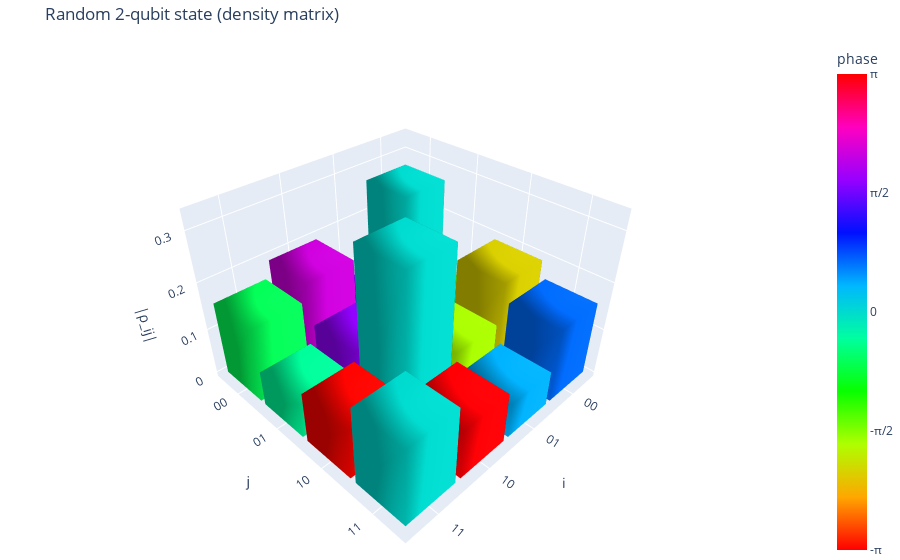

This figure's notebook cell:
### Markdown cell above
### Visualization helpers
Use the histogram helper below to inspect reconstructed density matrices. Include screenshots or exported HTML for a few representative states in your report.

### Code cell
# Demonstration: random 2-qubit density matrix
dim = 4
A = np.random.randn(dim, dim) + 1j * np.random.randn(dim, dim)
rho = A @ A.conj().T
rho = rho / np.trace(rho)  # normalize

labels = ["00", "01", "10", "11"]
plot_density_matrix_histogram(rho, basis_labels=labels, title="Random 2-qubit state (density matrix)")

### Figure 1 — Plotly figure (JSON) as saved in the notebook; plotly's stock layout.template omitted (floating-point values rounded to 4 significant figures)
{"data": [{"cmax": 3.142, "cmin": -3.142, "colorbar": {"ticktext": ["-π", "-π/2", "0", "π/2", "π"], "tickvals": [-3.142, -1.571, 0, 1.571, 3.142], "title": {"text": "phase "}}, "colorscale": [[0, "#ff0000"], [0.1111, "#ffa700"], [0.2222, "#afff00"], [0.3333, "#08ff00"], [0.4444, "#00ff9f"], [0.5556, "#00b7ff"], [0.6667, "#0010ff"], [0.7778, "#9700ff"], [0.8889, "#ff00bf"], [1, "#ff0000"]], "flatshading": false, "hovertemplate": "i=0, j=0<br>|ρ_ij|=0.270<br>arg(ρ_ij)=0<extra></extra>", "i": [0, 0, 4, 4, 0, 0, 1, 1, 2, 2, 3, 3], "intensity": [0, 0, 0, 0, 0, 0, 0, 0], "j": [1, 2, 5, 6, 1, 5, 2, 6, 3, 7, 0, 4], "k": [2, 3, 6, 7, 5, 4, 6, 5, 7, 6, 4, 7], "lighting": {"ambient": 0.6, "diffuse": 0.7}, "opacity": 1, "showscale": true, "type": "mesh3d", "x": [-0.45, 0.45, 0.45, -0.45, -0.45, 0.45, 0.45, -0.45], "y": [-0.45, -0.45, 0.45, 0.45, -0.45, -0.45, 0.45, 0.45], "z": [0, 0, 0, 0, 0.2705, 0.2705, 0.2705, 0.2705]}, {"cmax": 3.142, "cmin": -3.142, "colorscale": [[0, "#ff0000"], [0.1111, "#ffa700"], [0.2222, "#afff00"], [0.3333, "#08ff00"], [0.4444, "#00ff9f"], [0.5556, "#00b7ff"], [0.6667, "#0010ff"], [0.7778, "#9700ff"], [0.8889, "#ff00bf"], [1, "#ff0000"]], "flatshading": false, "hovertemplate": "i=0, j=1<br>|ρ_ij|=0.070<br>arg(ρ_ij)=-1/3π<extra></extra>", "i": [0, 0, 4, 4, 0, 0, 1, 1, 2, 2, 3, 3], "intensity": [-1.047, -1.047, -1.047, -1.047, -1.047, -1.047, -1.047, -1.047], "j": [1, 2, 5, 6, 1, 5, 2, 6, 3, 7, 0, 4], "k": [2, 3, 6, 7, 5, 4, 6, 5, 7, 6, 4, 7], "lighting": {"ambient": 0.6, "diffuse": 0.7}, "opacity": 1, "showscale": false, "type": "mesh3d", "x": [-0.45, 0.45, 0.45, -0.45, -0.45, 0.45, 0.45, -0.45], "y": [0.55, 0.55, 1.45, 1.45, 0.55, 0.55, 1.45, 1.45], "z": [0, 0, 0, 0, 0.06964, 0.06964, 0.06964, 0.06964]}, {"cmax": 3.142, "cmin": -3.142, "colorscale": [[0, "#ff0000"], [0.1111, "#ffa700"], [0.2222, "#afff00"], [0.3333, "#08ff00"], [0.4444, "#00ff9f"], [0.5556, "#00b7ff"], [0.6667, "#0010ff"], [0.7778, "#9700ff"], [0.8889, "#ff00bf"], [1, "#ff0000"]], "flatshading": false, "hovertemplate": "i=0, j=2<br>|ρ_ij|=0.192<br>arg(ρ_ij)=-2/3π<extra></extra>", "i": [0, 0, 4, 4, 0, 0, 1, 1, 2, 2, 3, 3], "intensity": [-2.11, -2.11, -2.11, -2.11, -2.11, -2.11, -2.11, -2.11], "j": [1, 2, 5, 6, 1, 5, 2, 6, 3, 7, 0, 4], "k": [2, 3, 6, 7, 5, 4, 6, 5, 7, 6, 4, 7], "lighting": {"ambient": 0.6, "diffuse": 0.7}, "opacity": 1, "showscale": false, "type": "mesh3d", "x": [-0.45, 0.45, 0.45, -0.45, -0.45, 0.45, 0.45, -0.45], "y": [1.55, 1.55, 2.45, 2.45, 1.55, 1.55, 2.45, 2.45], "z": [0, 0, 0, 0, 0.1919, 0.1919, 0.1919, 0.1919]}, {"cmax": 3.142, "cmin": -3.142, "colorscale": [[0, "#ff0000"], [0.1111, "#ffa700"], [0.2222, "#afff00"], [0.3333, "#08ff00"], [0.4444, "#00ff9f"], [0.5556, "#00b7ff"], [0.6667, "#0010ff"], [0.7778, "#9700ff"], [0.8889, "#ff00bf"], [1, "#ff0000"]], "flatshading": false, "hovertemplate": "i=0, j=3<br>|ρ_ij|=0.157<br>arg(ρ_ij)=3/14π<extra></extra>", "i": [0, 0, 4, 4, 0, 0, 1, 1, 2, 2, 3, 3], "intensity": [0.6634, 0.6634, 0.6634, 0.6634, 0.6634, 0.6634, 0.6634, 0.6634], "j": [1, 2, 5, 6, 1, 5, 2, 6, 3, 7, 0, 4], "k": [2, 3, 6, 7, 5, 4, 6, 5, 7, 6, 4, 7], "lighting": {"ambient": 0.6, "diffuse": 0.7}, "opacity": 1, "showscale": false, "type": "mesh3d", "x": [-0.45, 0.45, 0.45, -0.45, -0.45, 0.45, 0.45, -0.45], "y": [2.55, 2.55, 3.45, 3.45, 2.55, 2.55, 3.45, 3.45], "z": [0, 0, 0, 0, 0.1567, 0.1567, 0.1567, 0.1567]}, {"cmax": 3.142, "cmin": -3.142, "colorscale": [[0, "#ff0000"], [0.1111, "#ffa700"], [0.2222, "#afff00"], [0.3333, "#08ff00"], [0.4444, "#00ff9f"], [0.5556, "#00b7ff"], [0.6667, "#0010ff"], [0.7778, "#9700ff"], [0.8889, "#ff00bf"], [1, "#ff0000"]], "flatshading": false, "hovertemplate": "i=1, j=0<br>|ρ_ij|=0.070<br>arg(ρ_ij)=1/3π<extra></extra>", "i": [0, 0, 4, 4, 0, 0, 1, 1, 2, 2, 3, 3], "intensity": [1.047, 1.047, 1.047, 1.047, 1.047, 1.047, 1.047, 1.047], "j": [1, 2, 5, 6, 1, 5, 2, 6, 3, 7, 0, 4], "k": [2, 3, 6, 7, 5, 4, 6, 5, 7, 6, 4, 7], "lighting": {"ambient": 0.6, "diffuse": 0.7}, "opacity": 1, "showscale": false, "type": "mesh3d", "x": [0.55, 1.45, 1.45, 0.55, 0.55, 1.45, 1.45, 0.55], "y": [-0.45, -0.45, 0.45, 0.45, -0.45, -0.45, 0.45, 0.45], "z": [0, 0, 0, 0, 0.06964, 0.06964, 0.06964, 0.06964]}, {"cmax": 3.142, "cmin": -3.142, "colorscale": [[0, "#ff0000"], [0.1111, "#ffa700"], [0.2222, "#afff00"], [0.3333, "#08ff00"], [0.4444, "#00ff9f"], [0.5556, "#00b7ff"], [0.6667, "#0010ff"], [0.7778, "#9700ff"], [0.8889, "#ff00bf"], [1, "#ff0000"]], "flatshading": false, "hovertemplate": "i=1, j=1<br>|ρ_ij|=0.239<br>arg(ρ_ij)=0<extra></extra>", "i": [0, 0, 4, 4, 0, 0, 1, 1, 2, 2, 3, 3], "intensity": [0, 0, 0, 0, 0, 0, 0, 0], "j": [1, 2, 5, 6, 1, 5, 2, 6, 3, 7, 0, 4], "k": [2, 3, 6, 7, 5, 4, 6, 5, 7, 6, 4, 7], "lighting": {"ambient": 0.6, "diffuse": 0.7}, "opacity": 1, "showscale": false, "type": "mesh3d", "x": [0.55, 1.45, 1.45, 0.55, 0.55, 1.45, 1.45, 0.55], "y": [0.55, 0.55, 1.45, 1.45, 0.55, 0.55, 1.45, 1.45], "z": [0, 0, 0, 0, 0.2394, 0.2394, 0.2394, 0.2394]}, {"cmax": 3.142, "cmin": -3.142, "colorscale": [[0, "#ff0000"], [0.1111, "#ffa700"], [0.2222, "#afff00"], [0.3333, "#08ff00"], [0.4444, "#00ff9f"], [0.5556, "#00b7ff"], [0.6667, "#0010ff"], [0.7778, "#9700ff"], [0.8889, "#ff00bf"], [1, "#ff0000"]], "flatshading": false, "hovertemplate": "i=1, j=2<br>|ρ_ij|=0.109<br>arg(ρ_ij)=-6/11π<extra></extra>", "i": [0, 0, 4, 4, 0, 0, 1, 1, 2, 2, 3, 3], "intensity": [-1.71, -1.71, -1.71, -1.71, -1.71, -1.71, -1.71, -1.71], "j": [1, 2, 5, 6, 1, 5, 2, 6, 3, 7, 0, 4], "k": [2, 3, 6, 7, 5, 4, 6, 5, 7, 6, 4, 7], "lighting": {"ambient": 0.6, "diffuse": 0.7}, "opacity": 1, "showscale": false, "type": "mesh3d", "x": [0.55, 1.45, 1.45, 0.55, 0.55, 1.45, 1.45, 0.55], "y": [1.55, 1.55, 2.45, 2.45, 1.55, 1.55, 2.45, 2.45], "z": [0, 0, 0, 0, 0.1091, 0.1091, 0.1091, 0.1091]}, {"cmax": 3.142, "cmin": -3.142, "colorscale": [[0, "#ff0000"], [0.1111, "#ffa700"], [0.2222, "#afff00"], [0.3333, "#08ff00"], [0.4444, "#00ff9f"], [0.5556, "#00b7ff"], [0.6667, "#0010ff"], [0.7778, "#9700ff"], [0.8889, "#ff00bf"], [1, "#ff0000"]], "flatshading": false, "hovertemplate": "i=1, j=3<br>|ρ_ij|=0.074<br>arg(ρ_ij)=1/8π<extra></extra>", "i": [0, 0, 4, 4, 0, 0, 1, 1, 2, 2, 3, 3], "intensity": [0.3734, 0.3734, 0.3734, 0.3734, 0.3734, 0.3734, 0.3734, 0.3734], "j": [1, 2, 5, 6, 1, 5, 2, 6, 3, 7, 0, 4], "k": [2, 3, 6, 7, 5, 4, 6, 5, 7, 6, 4, 7], "lighting": {"ambient": 0.6, "diffuse": 0.7}, "opacity": 1, "showscale": false, "type": "mesh3d", "x": [0.55, 1.45, 1.45, 0.55, 0.55, 1.45, 1.45, 0.55], "y": [2.55, 2.55, 3.45, 3.45, 2.55, 2.55, 3.45, 3.45], "z": [0, 0, 0, 0, 0.07427, 0.07427, 0.07427, 0.07427]}, {"cmax": 3.142, "cmin": -3.142, "colorscale": [[0, "#ff0000"], [0.1111, "#ffa700"], [0.2222, "#afff00"], [0.3333, "#08ff00"], [0.4444, "#00ff9f"], [0.5556, "#00b7ff"], [0.6667, "#0010ff"], [0.7778, "#9700ff"], [0.8889, "#ff00bf"], [1, "#ff0000"]], "flatshading": false, "hovertemplate": "i=2, j=0<br>|ρ_ij|=0.192<br>arg(ρ_ij)=2/3π<extra></extra>", "i": [0, 0, 4, 4, 0, 0, 1, 1, 2, 2, 3, 3], "intensity": [2.11, 2.11, 2.11, 2.11, 2.11, 2.11, 2.11, 2.11], "j": [1, 2, 5, 6, 1, 5, 2, 6, 3, 7, 0, 4], "k": [2, 3, 6, 7, 5, 4, 6, 5, 7, 6, 4, 7], "lighting": {"ambient": 0.6, "diffuse": 0.7}, "opacity": 1, "showscale": false, "type": "mesh3d", "x": [1.55, 2.45, 2.45, 1.55, 1.55, 2.45, 2.45, 1.55], "y": [-0.45, -0.45, 0.45, 0.45, -0.45, -0.45, 0.45, 0.45], "z": [0, 0, 0, 0, 0.1919, 0.1919, 0.1919, 0.1919]}, {"cmax": 3.142, "cmin": -3.142, "colorscale": [[0, "#ff0000"], [0.1111, "#ffa700"], [0.2222, "#afff00"], [0.3333, "#08ff00"], [0.4444, "#00ff9f"], [0.5556, "#00b7ff"], [0.6667, "#0010ff"], [0.7778, "#9700ff"], [0.8889, "#ff00bf"], [1, "#ff0000"]], "flatshading": false, "hovertemplate": "i=2, j=1<br>|ρ_ij|=0.109<br>arg(ρ_ij)=6/11π<extra></extra>", "i": [0, 0, 4, 4, 0, 0, 1, 1, 2, 2, 3, 3], "intensity": [1.71, 1.71, 1.71, 1.71, 1.71, 1.71, 1.71, 1.71], "j": [1, 2, 5, 6, 1, 5, 2, 6, 3, 7, 0, 4], "k": [2, 3, 6, 7, 5, 4, 6, 5, 7, 6, 4, 7], "lighting": {"ambient": 0.6, "diffuse": 0.7}, "opacity": 1, "showscale": false, "type": "mesh3d", "x": [1.55, 2.45, 2.45, 1.55, 1.55, 2.45, 2.45, 1.55], "y": [0.55, 0.55, 1.45, 1.45, 0.55, 0.55, 1.45, 1.45], "z": [0, 0, 0, 0, 0.1091, 0.1091, 0.1091, 0.1091]}, {"cmax": 3.142, "cmin": -3.142, "colorscale": [[0, "#ff0000"], [0.1111, "#ffa700"], [0.2222, "#afff00"], [0.3333, "#08ff00"], [0.4444, "#00ff9f"], [0.5556, "#00b7ff"], [0.6667, "#0010ff"], [0.7778, "#9700ff"], [0.8889, "#ff00bf"], [1, "#ff0000"]], "flatshading": false, "hovertemplate": "i=2, j=2<br>|ρ_ij|=0.329<br>arg(ρ_ij)=0<extra></extra>", "i": [0, 0, 4, 4, 0, 0, 1, 1, 2, 2, 3, 3], "intensity": [0, 0, 0, 0, 0, 0, 0, 0], "j": [1, 2, 5, 6, 1, 5, 2, 6, 3, 7, 0, 4], "k": [2, 3, 6, 7, 5, 4, 6, 5, 7, 6, 4, 7], "lighting": {"ambient": 0.6, "diffuse": 0.7}, "opacity": 1, "showscale": false, "type": "mesh3d", "x": [1.55, 2.45, 2.45, 1.55, 1.55, 2.45, 2.45, 1.55], "y": [1.55, 1.55, 2.45, 2.45, 1.55, 1.55, 2.45, 2.45], "z": [0, 0, 0, 0, 0.3287, 0.3287, 0.3287, 0.3287]}, {"cmax": 3.142, "cmin": -3.142, "colorscale": [[0, "#ff0000"], [0.1111, "#ffa700"], [0.2222, "#afff00"], [0.3333, "#08ff00"], [0.4444, "#00ff9f"], [0.5556, "#00b7ff"], [0.6667, "#0010ff"], [0.7778, "#9700ff"], [0.8889, "#ff00bf"], [1, "#ff0000"]], "flatshading": false, "hovertemplate": "i=2, j=3<br>|ρ_ij|=0.106<br>arg(ρ_ij)=π<extra></extra>", "i": [0, 0, 4, 4, 0, 0, 1, 1, 2, 2, 3, 3], "intensity": [3.113, 3.113, 3.113, 3.113, 3.113, 3.113, 3.113, 3.113], "j": [1, 2, 5, 6, 1, 5, 2, 6, 3, 7, 0, 4], "k": [2, 3, 6, 7, 5, 4, 6, 5, 7, 6, 4, 7], "lighting": {"ambient": 0.6, "diffuse": 0.7}, "opacity": 1, "showscale": false, "type": "mesh3d", "x": [1.55, 2.45, 2.45, 1.55, 1.55, 2.45, 2.45, 1.55], "y": [2.55, 2.55, 3.45, 3.45, 2.55, 2.55, 3.45, 3.45], "z": [0, 0, 0, 0, 0.1057, 0.1057, 0.1057, 0.1057]}, {"cmax": 3.142, "cmin": -3.142, "colorscale": [[0, "#ff0000"], [0.1111, "#ffa700"], [0.2222, "#afff00"], [0.3333, "#08ff00"], [0.4444, "#00ff9f"], [0.5556, "#00b7ff"], [0.6667, "#0010ff"], [0.7778, "#9700ff"], [0.8889, "#ff00bf"], [1, "#ff0000"]], "flatshading": false, "hovertemplate": "i=3, j=0<br>|ρ_ij|=0.157<br>arg(ρ_ij)=-3/14π<extra></extra>", "i": [0, 0, 4, 4, 0, 0, 1, 1, 2, 2, 3, 3], "intensity": [-0.6634, -0.6634, -0.6634, -0.6634, -0.6634, -0.6634, -0.6634, -0.6634], "j": [1, 2, 5, 6, 1, 5, 2, 6, 3, 7, 0, 4], "k": [2, 3, 6, 7, 5, 4, 6, 5, 7, 6, 4, 7], "lighting": {"ambient": 0.6, "diffuse": 0.7}, "opacity": 1, "showscale": false, "type": "mesh3d", "x": [2.55, 3.45, 3.45, 2.55, 2.55, 3.45, 3.45, 2.55], "y": [-0.45, -0.45, 0.45, 0.45, -0.45, -0.45, 0.45, 0.45], "z": [0, 0, 0, 0, 0.1567, 0.1567, 0.1567, 0.1567]}, {"cmax": 3.142, "cmin": -3.142, "colorscale": [[0, "#ff0000"], [0.1111, "#ffa700"], [0.2222, "#afff00"], [0.3333, "#08ff00"], [0.4444, "#00ff9f"], [0.5556, "#00b7ff"], [0.6667, "#0010ff"], [0.7778, "#9700ff"], [0.8889, "#ff00bf"], [1, "#ff0000"]], "flatshading": false, "hovertemplate": "i=3, j=1<br>|ρ_ij|=0.074<br>arg(ρ_ij)=-1/8π<extra></extra>", "i": [0, 0, 4, 4, 0, 0, 1, 1, 2, 2, 3, 3], "intensity": [-0.3734, -0.3734, -0.3734, -0.3734, -0.3734, -0.3734, -0.3734, -0.3734], "j": [1, 2, 5, 6, 1, 5, 2, 6, 3, 7, 0, 4], "k": [2, 3, 6, 7, 5, 4, 6, 5, 7, 6, 4, 7], "lighting": {"ambient": 0.6, "diffuse": 0.7}, "opacity": 1, "showscale": false, "type": "mesh3d", "x": [2.55, 3.45, 3.45, 2.55, 2.55, 3.45, 3.45, 2.55], "y": [0.55, 0.55, 1.45, 1.45, 0.55, 0.55, 1.45, 1.45], "z": [0, 0, 0, 0, 0.07427, 0.07427, 0.07427, 0.07427]}, {"cmax": 3.142, "cmin": -3.142, "colorscale": [[0, "#ff0000"], [0.1111, "#ffa700"], [0.2222, "#afff00"], [0.3333, "#08ff00"], [0.4444, "#00ff9f"], [0.5556, "#00b7ff"], [0.6667, "#0010ff"], [0.7778, "#9700ff"], [0.8889, "#ff00bf"], [1, "#ff0000"]], "flatshading": false, "hovertemplate": "i=3, j=2<br>|ρ_ij|=0.106<br>arg(ρ_ij)=-π<extra></extra>", "i": [0, 0, 4, 4, 0, 0, 1, 1, 2, 2, 3, 3], "intensity": [-3.113, -3.113, -3.113, -3.113, -3.113, -3.113, -3.113, -3.113], "j": [1, 2, 5, 6, 1, 5, 2, 6, 3, 7, 0, 4], "k": [2, 3, 6, 7, 5, 4, 6, 5, 7, 6, 4, 7], "lighting": {"ambient": 0.6, "diffuse": 0.7}, "opacity": 1, "showscale": false, "type": "mesh3d", "x": [2.55, 3.45, 3.45, 2.55, 2.55, 3.45, 3.45, 2.55], "y": [1.55, 1.55, 2.45, 2.45, 1.55, 1.55, 2.45, 2.45], "z": [0, 0, 0, 0, 0.1057, 0.1057, 0.1057, 0.1057]}, {"cmax": 3.142, "cmin": -3.142, "colorscale": [[0, "#ff0000"], [0.1111, "#ffa700"], [0.2222, "#afff00"], [0.3333, "#08ff00"], [0.4444, "#00ff9f"], [0.5556, "#00b7ff"], [0.6667, "#0010ff"], [0.7778, "#9700ff"], [0.8889, "#ff00bf"], [1, "#ff0000"]], "flatshading": false, "hovertemplate": "i=3, j=3<br>|ρ_ij|=0.161<br>arg(ρ_ij)=0<extra></extra>", "i": [0, 0, 4, 4, 0, 0, 1, 1, 2, 2, 3, 3], "intensity": [0, 0, 0, 0, 0, 0, 0, 0], "j": [1, 2, 5, 6, 1, 5, 2, 6, 3, 7, 0, 4], "k": [2, 3, 6, 7, 5, 4, 6, 5, 7, 6, 4, 7], "lighting": {"ambient": 0.6, "diffuse": 0.7}, "opacity": 1, "showscale": false, "type": "mesh3d", "x": [2.55, 3.45, 3.45, 2.55, 2.55, 3.45, 3.45, 2.55], "y": [2.55, 2.55, 3.45, 3.45, 2.55, 2.55, 3.45, 3.45], "z": [0, 0, 0, 0, 0.1615, 0.1615, 0.1615, 0.1615]}], "layout": {"margin": {"b": 0, "l": 0, "r": 0, "t": 40}, "scene": {"aspectratio": {"x": 1, "y": 1, "z": 0.7}, "xaxis": {"tickmode": "array", "ticktext": ["00", "01", "10", "11"], "tickvals": [0, 1, 2, 3], "title": {"text": "i"}}, "yaxis": {"tickmode": "array", "ticktext": ["00", "01", "10", "11"], "tickvals": [0, 1, 2, 3], "title": {"text": "j"}}, "zaxis": {"title": {"text": "|ρ_ij|"}}}, "title": {"text": "Random 2-qubit state (density matrix)"}}}
